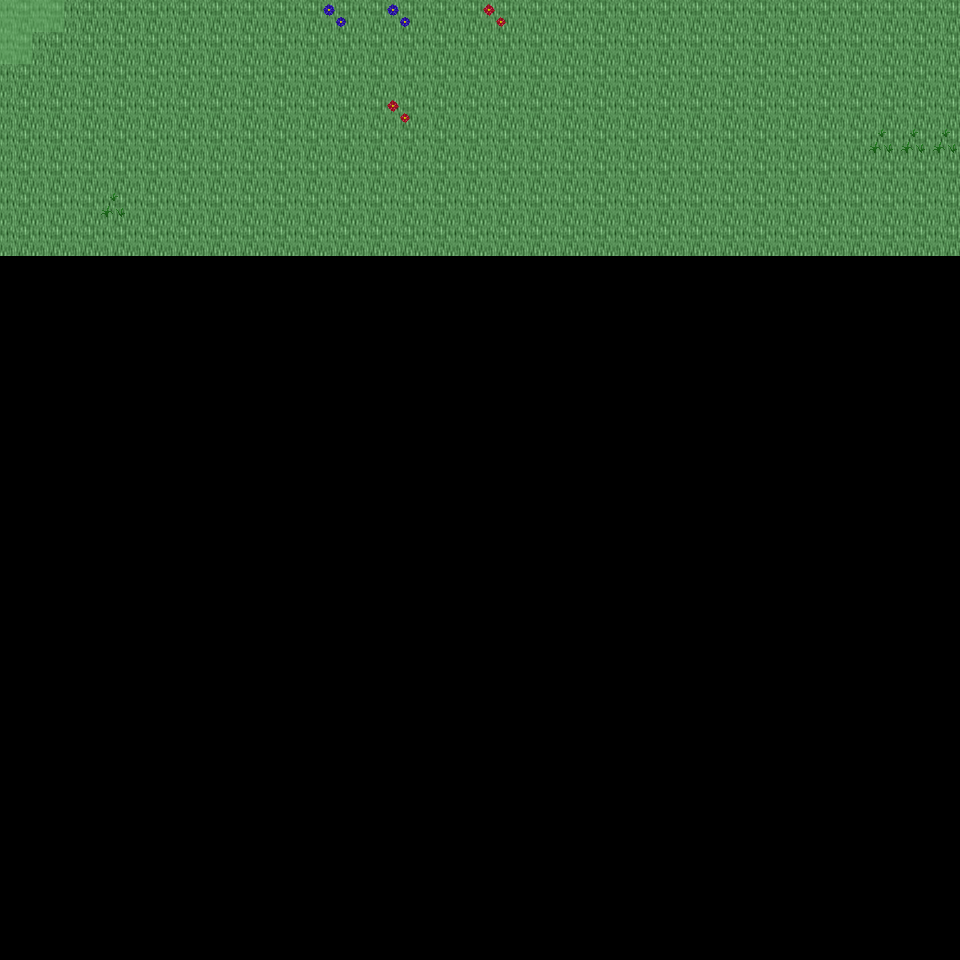

Below is a game level as drawn by its tile map, then a one-line description and the .tmx that defines it (tile-layer data replaced by summaries):
An orthogonal 30x30 tile map with 32x32 px tiles, 6 tile layers (Ground, Object, Object2, Above, ...), 16 tilesets and 3 objects (3x mapExit).

<map version="1.0" orientation="orthogonal" renderorder="right-down" width="30" height="30" tilewidth="32" tileheight="32" nextobjectid="4">
  <tileset firstgid="1" name="tileset_ground_ground" tilewidth="32" tileheight="32" tilecount="33" columns="3">
    <image source="../drawable/tileset_ground_ground.png" width="96" height="352" />
  </tileset>
  <tileset firstgid="34" name="tileset_ground_ridge_earth_dark" tilewidth="32" tileheight="32" tilecount="96" columns="12">
    <image source="../drawable/tileset_ground_ridge_earth_dark.png" width="384" height="256" />
  </tileset>
  <tileset firstgid="130" name="tileset_ground_earth_edges" tilewidth="32" tileheight="32" tilecount="18" columns="6">
    <image source="../drawable/tileset_ground_earth_edges.png" width="192" height="96" />
  </tileset>
  <tileset firstgid="148" name="tileset_ground_rock_pebbles" tilewidth="32" tileheight="32" tilecount="3" columns="1">
    <image source="../drawable/tileset_ground_rock_pebbles.png" width="32" height="96" />
  </tileset>
  <tileset firstgid="151" name="tileset_plant_grasses" tilewidth="32" tileheight="32" tilecount="6" columns="3">
    <image source="../drawable/tileset_plant_grasses.png" width="96" height="64" />
  </tileset>
  <tileset firstgid="157" name="tileset_plant_flower_daisy_white" tilewidth="32" tileheight="32" tilecount="8" columns="2">
    <image source="../drawable/tileset_plant_flower_daisy_white.png" width="64" height="128" />
  </tileset>
  <tileset firstgid="165" name="tileset_plant_flower_daisy_blue" tilewidth="32" tileheight="32" tilecount="8" columns="2">
    <image source="../drawable/tileset_plant_flower_daisy_blue.png" width="64" height="128" />
  </tileset>
  <tileset firstgid="173" name="tileset_plant_flower_daisy_red" tilewidth="32" tileheight="32" tilecount="8" columns="2">
    <image source="../drawable/tileset_plant_flower_daisy_red.png" width="64" height="128" />
  </tileset>
  <tileset firstgid="181" name="tileset_plant_flower_daisy_yellow" tilewidth="32" tileheight="32" tilecount="8" columns="2">
    <image source="../drawable/tileset_plant_flower_daisy_yellow.png" width="64" height="128" />
  </tileset>
  <tileset firstgid="189" name="tileset_plant_tree_tree_green" tilewidth="32" tileheight="32" tilecount="80" columns="8">
    <image source="../drawable/tileset_plant_tree_tree_green.png" width="256" height="352" />
  </tileset>
  <tileset firstgid="269" name="tileset_logic_portal" tilewidth="32" tileheight="32" tilecount="24" columns="8">
    <image source="../drawable/tileset_logic_portal.png" width="256" height="96" />
  </tileset>
  <tileset firstgid="293" name="tileset_logic_collision" tilewidth="32" tileheight="32" tilecount="1" columns="1">
    <image source="../drawable/tileset_logic_collision.png" width="32" height="32" />
  </tileset>
  <tileset firstgid="294" name="tileset_furniture_chair_bench_wooden" tilewidth="32" tileheight="32" tilecount="8" columns="2">
    <image source="../drawable/tileset_furniture_chair_bench_wooden.png" width="64" height="128" />
  </tileset>
  <tileset firstgid="302" name="tileset_plant_stump_int_small_stump_2" tilewidth="32" tileheight="32" tilecount="1" columns="1">
    <image source="../drawable/tileset_plant_stump_int_small_stump_2.png" width="32" height="32" />
  </tileset>
  <tileset firstgid="303" name="tileset_object_well_hoist" tilewidth="32" tileheight="32" tilecount="9" columns="3">
    <image source="../drawable/tileset_object_well_hoist.png" width="96" height="96" />
  </tileset>
  <tileset firstgid="312" name="tileset_logic_creature_mutant" tilewidth="32" tileheight="32" tilecount="7" columns="7">
    <image source="../drawable/tileset_logic_creature_mutant.png" width="224" height="32" />
  </tileset>
  <layer name="Ground" width="30" height="30">
    <data>[900 cells, 240 non-empty, 1 distinct tile ids]</data>
  </layer>
  <layer name="Object" width="30" height="30">
    <data>[900 cells, 11 non-empty, 5 distinct tile ids]</data>
  </layer>
  <layer name="Object2" width="30" height="30">
    <data>[900 cells, 0 non-empty, 0 distinct tile ids]</data>
  </layer>
  <layer name="Above" width="30" height="30">
    <data>[900 cells, 0 non-empty, 0 distinct tile ids]</data>
  </layer>
  <layer name="Above2" width="30" height="30">
    <data>[900 cells, 0 non-empty, 0 distinct tile ids]</data>
  </layer>
  <layer name="Walkable" width="30" height="30">
    <data>[900 cells, 3 non-empty, 1 distinct tile ids]</data>
  </layer>
  <objectgroup name="MapEvents">
    <object id="1" name="north" type="mapExit" x="64" y="0" width="896" height="32">
      <properties>
        <property name="map" value="level_0_x87_y45" />
        <property name="x" value="2" />
        <property name="y" value="28" />
      </properties>
    </object>
    <object id="2" name="west" type="mapExit" x="0" y="64" width="32" height="896">
      <properties>
        <property name="map" value="level_0_x86_y46" />
        <property name="x" value="28" />
        <property name="y" value="2" />
      </properties>
    </object>
    <object id="3" name="east" type="mapExit" x="928" y="0" width="32" height="960">
      <properties>
        <property name="map" value="level_0_x88_y46" />
        <property name="x" value="1" />
        <property name="y" value="0" />
      </properties>
    </object>
  </objectgroup>
</map>
